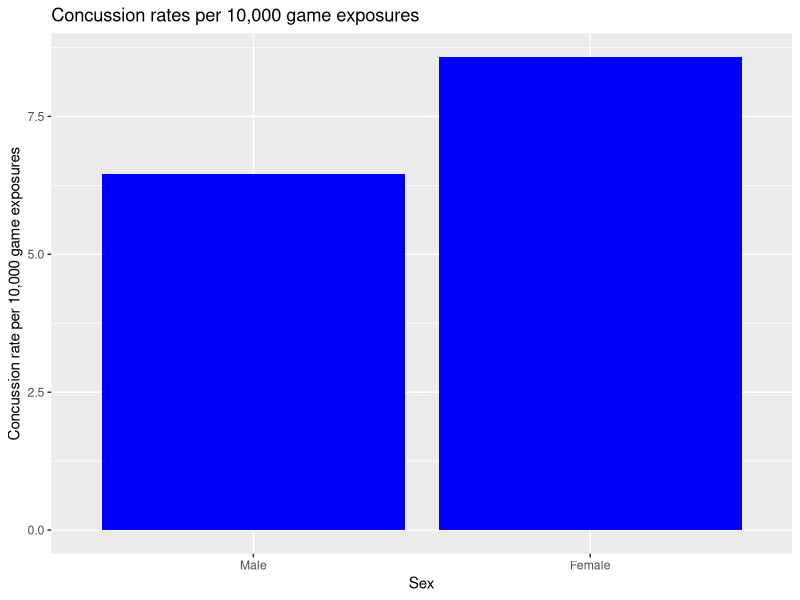
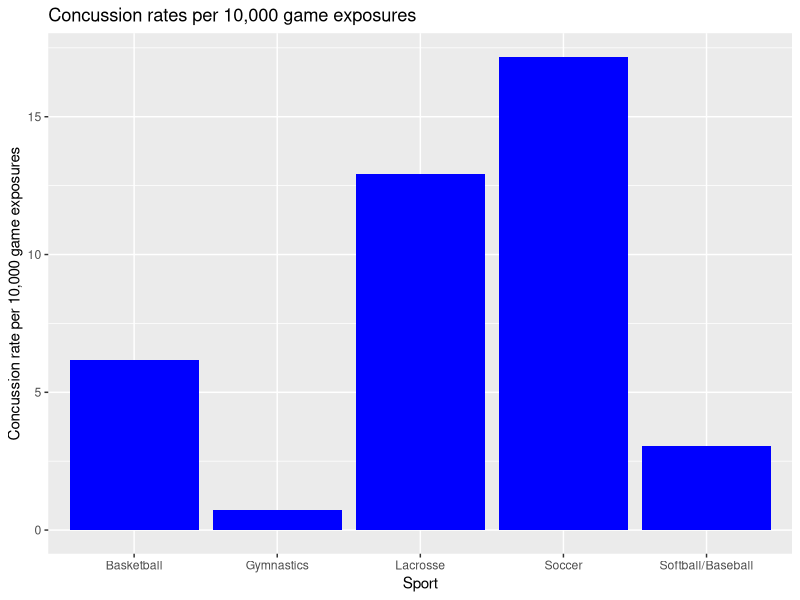
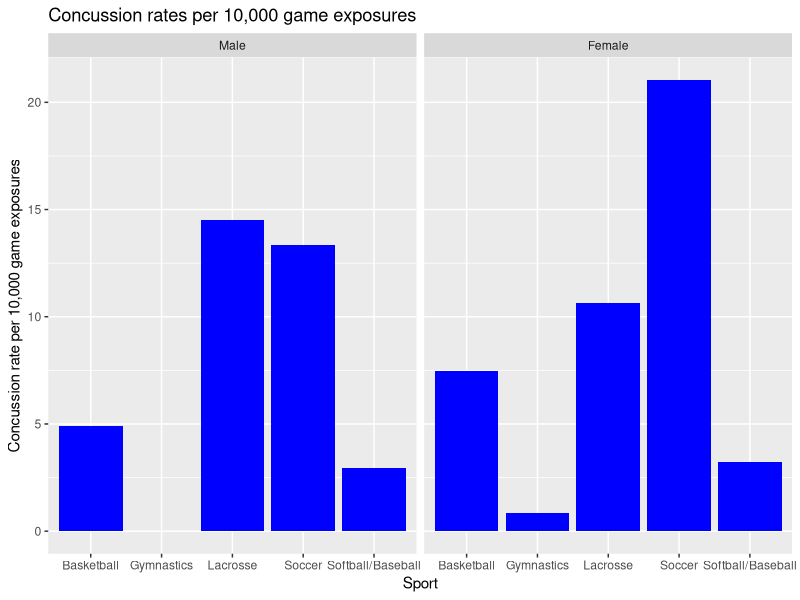

Recreate these plots in R, in order.
## ---- chunk 1
knitr::opts_chunk$set(echo = TRUE)
knitr::opts_knit$set(root.dir = "/cloud/project/")
## ---- chunk 2
library(tidyverse)
conc_data = read_csv("Poisson_notes/concussions.csv")
## ---- chunk 3
conc_data %>% as.data.frame()
## ---- chunk 4
# Create new sex variable
conc_data <- conc_data %>%
  mutate(sex = factor(female, levels=c(0,1), labels=c("Male", "Female")))

# Check that recoding worked
xtabs(~ sex + female, data = conc_data)

# Drop old female variable
conc_data <- conc_data %>%
  select(-female)
## ---- chunk 5
# Get total # concussions and total # game exposures by sex
conc_data %>%
  group_by(sex) %>%
  summarize(conc_total = sum(conc),
            exp_total = sum(gameexp))

# Get rate of exposures by sex per 10,000 game exposures
conc_data %>%
  group_by(sex) %>%
  summarize(conc_total = sum(conc),
            exp_total = sum(gameexp)) %>%
  mutate(conc_rate = conc_total/exp_total * 10000)

# Save this new data in a table so we can make a graph
conc_by_sex <- conc_data %>%
  group_by(sex) %>%
  summarize(conc_total = sum(conc),
            exp_total = sum(gameexp)) %>%
  mutate(conc_rate = conc_total/exp_total * 10000)

conc_by_sex %>%
  ggplot(aes(x = sex, y = conc_rate)) +
  geom_bar(stat = "identity", fill = "blue") + 
  labs(title = "Concussion rates per 10,000 game exposures", x = "Sex", y = "Concussion rate per 10,000 game exposures")
## ---- chunk 6
conc_by_sport <- conc_data %>%
  group_by(sport) %>%
  summarize(conc_total = sum(conc),
            exp_total = sum(gameexp)) %>%
  mutate(conc_rate = conc_total/exp_total * 10000)

conc_by_sport %>%
  ggplot(aes(x = sport, y = conc_rate)) +
  geom_bar(stat = "identity", fill = "blue") + 
  labs(title = "Concussion rates per 10,000 game exposures", x = "Sport", y = "Concussion rate per 10,000 game exposures")
## ---- chunk 7
conc_by_sex_sport <- conc_data %>%
  group_by(sex, sport) %>%
  summarize(conc_total = sum(conc),
            exp_total = sum(gameexp)) %>%
  mutate(conc_rate = conc_total/exp_total * 10000)

conc_by_sex_sport %>%
  ggplot(aes(x = sport, y = conc_rate)) +
  geom_bar(stat = "identity", fill = "blue") + 
  facet_wrap(~ sex) +
  labs(title = "Concussion rates per 10,000 game exposures", x = "Sport", y = "Concussion rate per 10,000 game exposures")
## ---- chunk 8
model_1 = glm(conc ~ sex, data=conc_data, offset=log(gameexp), family=poisson(link="log"))
summary(model_1)
exp(model_1$coefficients)
exp(confint.default(model_1))
## ---- chunk 9
model_2 = glm(conc ~ sport, data=conc_data, offset=log(gameexp), family=poisson(link="log"))
summary(model_2)
exp(model_2$coefficients)
exp(confint.default(model_2))
## ---- chunk 10
conc_data = conc_data %>%
  mutate(sport = relevel(as_factor(sport), ref="Soccer"))
## ---- chunk 11
model_2 = glm(conc ~ sport, data=conc_data, offset=log(gameexp), family=poisson(link="log"))
summary(model_2)
exp(model_2$coefficients)
exp(confint.default(model_2))
## ---- chunk 12
model_3 = glm(conc ~ sex + sport, data=conc_data, offset=log(gameexp), family=poisson(link="log"))
summary(model_3)
exp(model_3$coefficients)
exp(confint.default(model_3))
